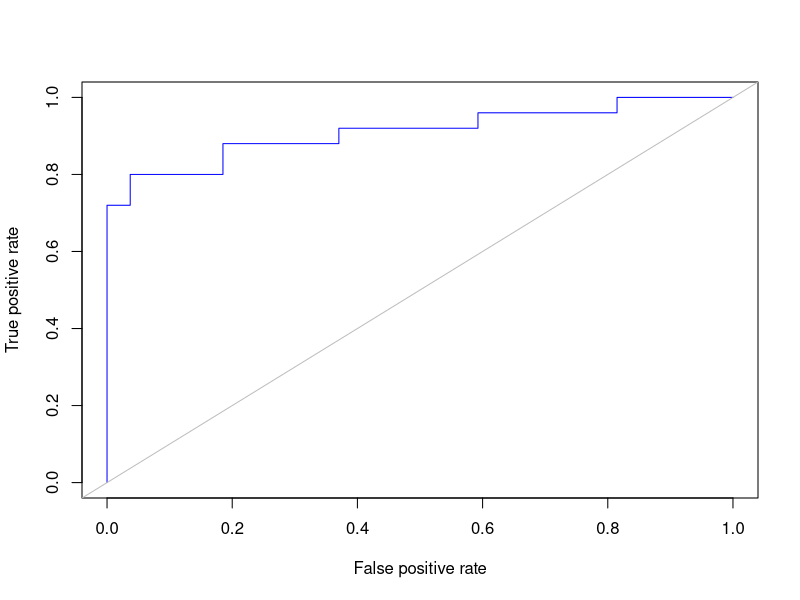

Source code (R):
rm(list=ls())

# Import machine learning libraries
library(e1071)
library(MLmetrics)
library(ROCR)

# Read data
data(HouseVotes84, package = "mlbench")
votes = na.omit(HouseVotes84)
trainingdata = votes[1:180,]
testingdata = votes[181:232,]
xtest = testingdata[,-1]
ytest = testingdata[,1]

# Apply Naive Bayes
model <- naiveBayes(Class ~ ., data = trainingdata)

# Predict on the test set and print the confusion matrix and metrics
pred = predict(model, xtest)
ConfusionMatrix(pred, ytest)
Precision(ytest, pred) # or Precision(ytest, pred, "democrat") and Precision(ytest, pred, "republican")
Recall(ytest, pred)
F1_Score(ytest, pred)

# Get the prediction probabilities and plot ROC curve
predprob = predict(model, xtest, type = "raw")
pred_obj = prediction(predprob[,1], ytest, label.ordering = c("republican", "democrat"))
ROCcurve <- performance(pred_obj, "tpr", "fpr")
plot(ROCcurve, col = "blue")
abline(0,1, col = "grey")

# Get the AUC
performance(pred_obj, "auc")
# unlist(performance(pred_obj, "auc")@y.values[1])
